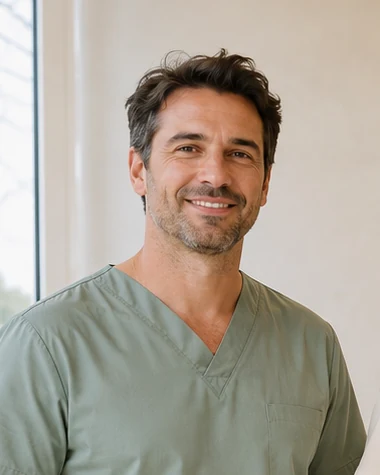
#> input picture assets/images/team/andrei-popescu.webp, 380 x 475 px, given in place of exec-bc50b84d-02c8-4e41-86b8-f150033db6b6.png, which was not available
$ python prepare-assets.py ../assets/images/team/andrei-popescu.webp
#> lines starting #> are read from the running program, lines starting #| are printed output that depends on the picture; pictures that were not available may be replaced by others from this repository, and a replacement may not be noted
"""Prepare portrait crops and self-hosted fonts from the original source assets."""
from pathlib import Path
import sys
import shutil
from PIL import Image

root = Path(__file__).resolve().parents[1]
source = Path(sys.argv[1])
group = Image.open(source / 'exec-bc50b84d-02c8-4e41-86b8-f150033db6b6.png').convert('RGB')
#> group is the input picture: PIL image 380x475 RGB; mean R, G, B 172.1, 164, 152
crops = [
    ('andrei-popescu', (20, 35, 400, 510)),
    ('elena-marinescu', (360, 105, 736, 575)),
    ('radu-ionescu', (668, 55, 1052, 535)),
    ('maria-dumitru', (1040, 115, 1384, 545)),
    ('ioana-stan', (1344, 125, 1672, 535)),
]
for name, box in crops:
    group.crop(box).save(root / f'assets/images/team/{name}.webp', 'WEBP', quality=88, method=6)
#> this loop made 5 passes
#> pass 1, `group.crop(box).save(root / f'assets/images/team/{name}.webp', 'WEBP',..`:
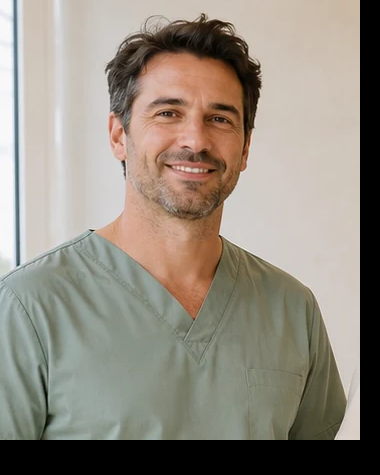
#> saved as andrei-popescu.webp: PIL image 380x475 RGB; mean R, G, B 146.9, 139.2, 128.1
#> pass 2, `group.crop(box).save(root / f'assets/images/team/{name}.webp', 'WEBP',..`:
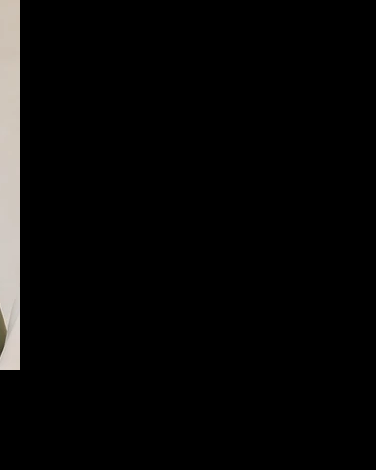
#> saved as elena-marinescu.webp: PIL image 376x470 RGB; mean R, G, B 8.6, 8.2, 7.8

fontdir = root / 'assets/fonts'
fontdir.mkdir(parents=True, exist_ok=True)
package = root / 'node_modules/@fontsource-variable/manrope'
for subset in ['latin', 'latin-ext']:
    shutil.copyfile(package / f'files/manrope-{subset}-wght-normal.woff2', fontdir / f'manrope-{subset}.woff2')
shutil.copyfile(package / 'LICENSE', fontdir / 'OFL.txt')
print('Prepared five portrait crops and self-hosted Romanian-capable fonts.')

$ run again, on assets/images/team/ioana-stan.webp
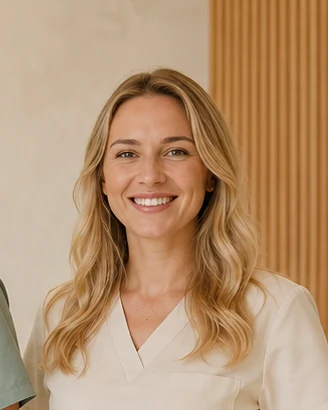
#> input picture assets/images/team/ioana-stan.webp, 328 x 410 px, given in place of exec-bc50b84d-02c8-4e41-86b8-f150033db6b6.png, which was not available
#> group is the input picture: PIL image 328x410 RGB; mean R, G, B 182.2, 147.5, 113.8
#> the loop `for name, box in crops:` made 5 passes
#> pass 1, `group.crop(box).save(root / f'assets/images/team/{name}.webp', 'WEBP',..`:
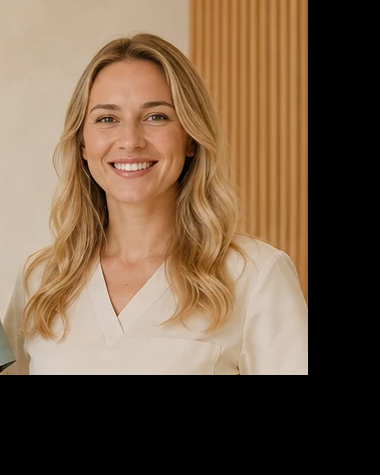
#> saved as andrei-popescu.webp: PIL image 380x475 RGB; mean R, G, B 116.2, 93, 71.2

$ run again, on assets/images/team/maria-dumitru.webp
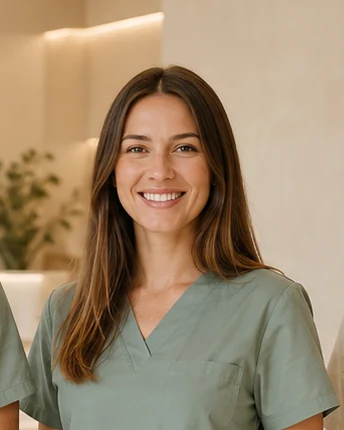
#> input picture assets/images/team/maria-dumitru.webp, 344 x 430 px, given in place of exec-bc50b84d-02c8-4e41-86b8-f150033db6b6.png, which was not available
#> group is the input picture: PIL image 344x430 RGB; mean R, G, B 158.6, 137.3, 110.5
#> the loop `for name, box in crops:` made 5 passes
#> pass 1, `group.crop(box).save(root / f'assets/images/team/{name}.webp', 'WEBP',..`:
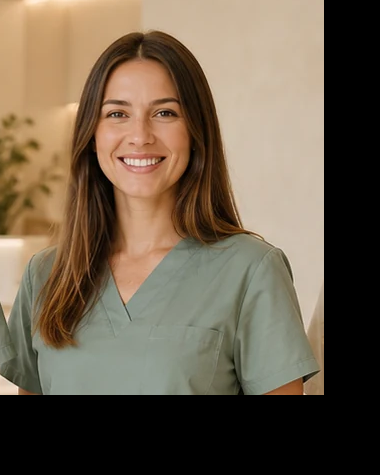
#> saved as andrei-popescu.webp: PIL image 380x475 RGB; mean R, G, B 109.9, 95.4, 77.1

$ run again, on assets/images/team/radu-ionescu.webp
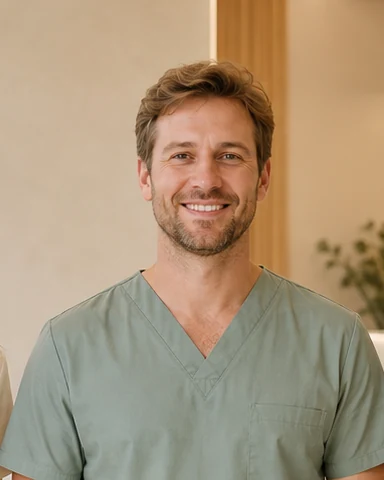
#> input picture assets/images/team/radu-ionescu.webp, 384 x 480 px, given in place of exec-bc50b84d-02c8-4e41-86b8-f150033db6b6.png, which was not available
#> group is the input picture: PIL image 384x480 RGB; mean R, G, B 169.7, 149.2, 122.4
#> the loop `for name, box in crops:` made 5 passes
#> pass 1, `group.crop(box).save(root / f'assets/images/team/{name}.webp', 'WEBP',..`:
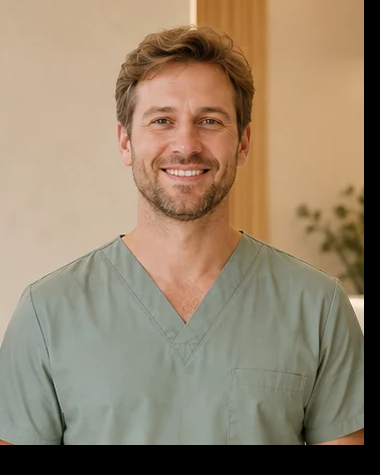
#> saved as andrei-popescu.webp: PIL image 380x475 RGB; mean R, G, B 149.5, 132, 108.6
#> pass 2, `group.crop(box).save(root / f'assets/images/team/{name}.webp', 'WEBP',..`:
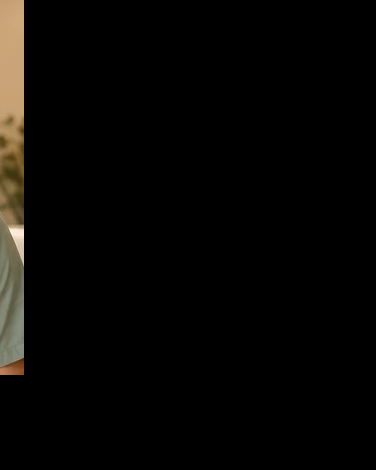
#> saved as elena-marinescu.webp: PIL image 376x470 RGB; mean R, G, B 7.6, 6.6, 4.8
